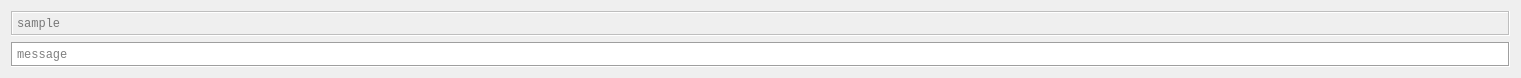
<?xml version="1.0" encoding="UTF-8"?>
<ui version="4.0">
 <class>sampleBox</class>
 <widget class="QWidget" name="sampleBox">
  <property name="geometry">
   <rect>
    <x>0</x>
    <y>0</y>
    <width>1521</width>
    <height>74</height>
   </rect>
  </property>
  <property name="windowTitle">
   <string>Form</string>
  </property>
  <layout class="QGridLayout" name="gridLayout">
   <item row="1" column="0">
    <widget class="QTextEdit" name="decrypted">
     <property name="maximumSize">
      <size>
       <width>16777215</width>
       <height>25</height>
      </size>
     </property>
     <property name="font">
      <font>
       <family>Courier New</family>
      </font>
     </property>
     <property name="inputMethodHints">
      <set>Qt::ImhNone</set>
     </property>
     <property name="frameShape">
      <enum>QFrame::Box</enum>
     </property>
     <property name="verticalScrollBarPolicy">
      <enum>Qt::ScrollBarAlwaysOff</enum>
     </property>
     <property name="horizontalScrollBarPolicy">
      <enum>Qt::ScrollBarAlwaysOff</enum>
     </property>
     <property name="undoRedoEnabled">
      <bool>false</bool>
     </property>
     <property name="lineWrapMode">
      <enum>QTextEdit::NoWrap</enum>
     </property>
     <property name="readOnly">
      <bool>true</bool>
     </property>
     <property name="tabStopWidth">
      <number>800</number>
     </property>
     <property name="placeholderText">
      <string>message</string>
     </property>
    </widget>
   </item>
   <item row="0" column="0">
    <widget class="QTextEdit" name="encrypted">
     <property name="enabled">
      <bool>false</bool>
     </property>
     <property name="maximumSize">
      <size>
       <width>16777215</width>
       <height>25</height>
      </size>
     </property>
     <property name="font">
      <font>
       <family>Courier New</family>
      </font>
     </property>
     <property name="frameShape">
      <enum>QFrame::Box</enum>
     </property>
     <property name="verticalScrollBarPolicy">
      <enum>Qt::ScrollBarAlwaysOff</enum>
     </property>
     <property name="horizontalScrollBarPolicy">
      <enum>Qt::ScrollBarAlwaysOff</enum>
     </property>
     <property name="undoRedoEnabled">
      <bool>false</bool>
     </property>
     <property name="lineWrapMode">
      <enum>QTextEdit::NoWrap</enum>
     </property>
     <property name="tabStopWidth">
      <number>800</number>
     </property>
     <property name="placeholderText">
      <string>sample</string>
     </property>
    </widget>
   </item>
  </layout>
 </widget>
 <resources/>
 <connections/>
</ui>
